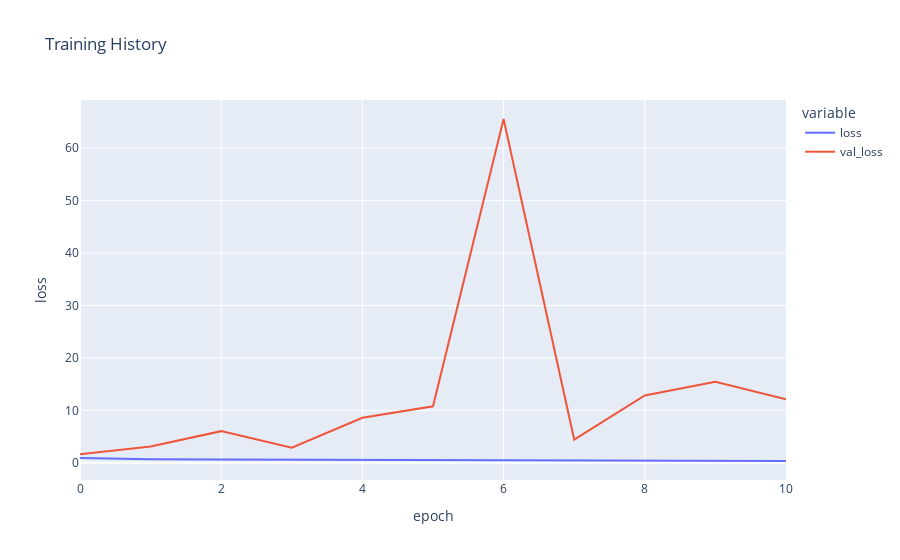

Notebook code cell kept with this figure:
### Code cell
fig = px.line(
    history_age.history, y=['loss', 'val_loss'],
    labels={'index': 'epoch', 'value': 'loss'}, 
    title='Training History')
fig.show()

### Figure 1 — Plotly figure (JSON) as saved in the notebook; plotly's stock layout.template omitted (floating-point values rounded to 4 significant figures)
{"data": [{"hovertemplate": "variable=loss<br>epoch=%{x}<br>loss=%{y}<extra></extra>", "legendgroup": "loss", "line": {"color": "#636efa", "dash": "solid"}, "marker": {"symbol": "circle"}, "mode": "lines", "name": "loss", "orientation": "v", "showlegend": true, "type": "scatter", "x": [0, 1, 2, 3, 4, 5, 6, 7, 8, 9, 10], "xaxis": "x", "y": [0.9096, 0.6881, 0.6191, 0.5711, 0.5307, 0.4868, 0.4571, 0.4333, 0.3945, 0.368, 0.3407], "yaxis": "y"}, {"hovertemplate": "variable=val_loss<br>epoch=%{x}<br>loss=%{y}<extra></extra>", "legendgroup": "val_loss", "line": {"color": "#EF553B", "dash": "solid"}, "marker": {"symbol": "circle"}, "mode": "lines", "name": "val_loss", "orientation": "v", "showlegend": true, "type": "scatter", "x": [0, 1, 2, 3, 4, 5, 6, 7, 8, 9, 10], "xaxis": "x", "y": [1.617, 3.093, 6.035, 2.87, 8.583, 10.77, 65.58, 4.435, 12.85, 15.43, 12.14], "yaxis": "y"}], "layout": {"legend": {"title": {"text": "variable"}, "tracegroupgap": 0}, "title": {"text": "Training History"}, "xaxis": {"anchor": "y", "domain": [0, 1], "title": {"text": "epoch"}}, "yaxis": {"anchor": "x", "domain": [0, 1], "title": {"text": "loss"}}}}
